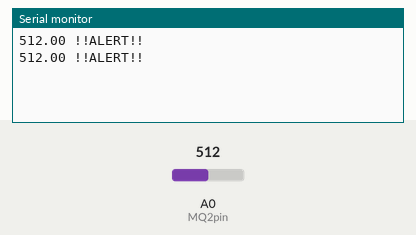
Simulated run of this sketch. Board: Arduino Uno, built with avr-gcc and run on an emulated ATmega328P. Parts: the last lines printed to the serial monitor. Inputs (shaded band) come from the test bench; at power-on: A0 (MQ2pin) = 512.

Above: at 1.8 s.
1.9 s: A0 (MQ2pin) set to 483
At 2.5 s:
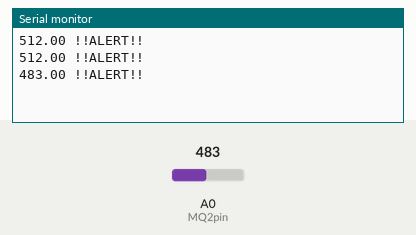
3.4 s: A0 (MQ2pin) set to 461
At 4.8 s:
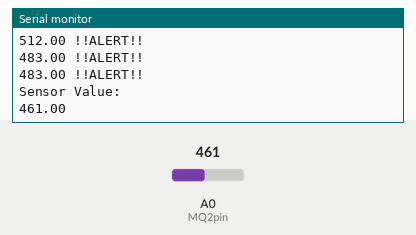

The sketch:

IBM_assign.ino
```cpp
int MQ2pin = A0;

const int gas = 0;


void setup() {
  Serial.begin(96000);
}

void loop() {
  float sensorValue,MQ2pin;
sensorValue = analogRead(MQ2pin);
  if(sensorValue >= 470){
    digitalWrite(11,HIGH);
     digitalWrite(9,HIGH);
    Serial.print(sensorValue);
    Serial.println(" !!ALERT!!");


  }
  else{
  	digitalWrite(11,LOW);
    digitalWrite(9,LOW);
    Serial.println("Sensor Value: ");
    Serial.println(sensorValue);
  }
  delay(1000);
}
	float getsensorValue(int pin){
  	return (analogRead(pin));
}
```

Measured:
- the behaviour switches between 470 and 469 on A0 (MQ2pin) (found by bisection; images 1 and 2)
- after the input at 1.9 s, the serial monitor: prints a new line after 0.10 s (image 1)
- after the input at 3.4 s, the serial monitor: prints a new line after 0.60 s (image 2)
